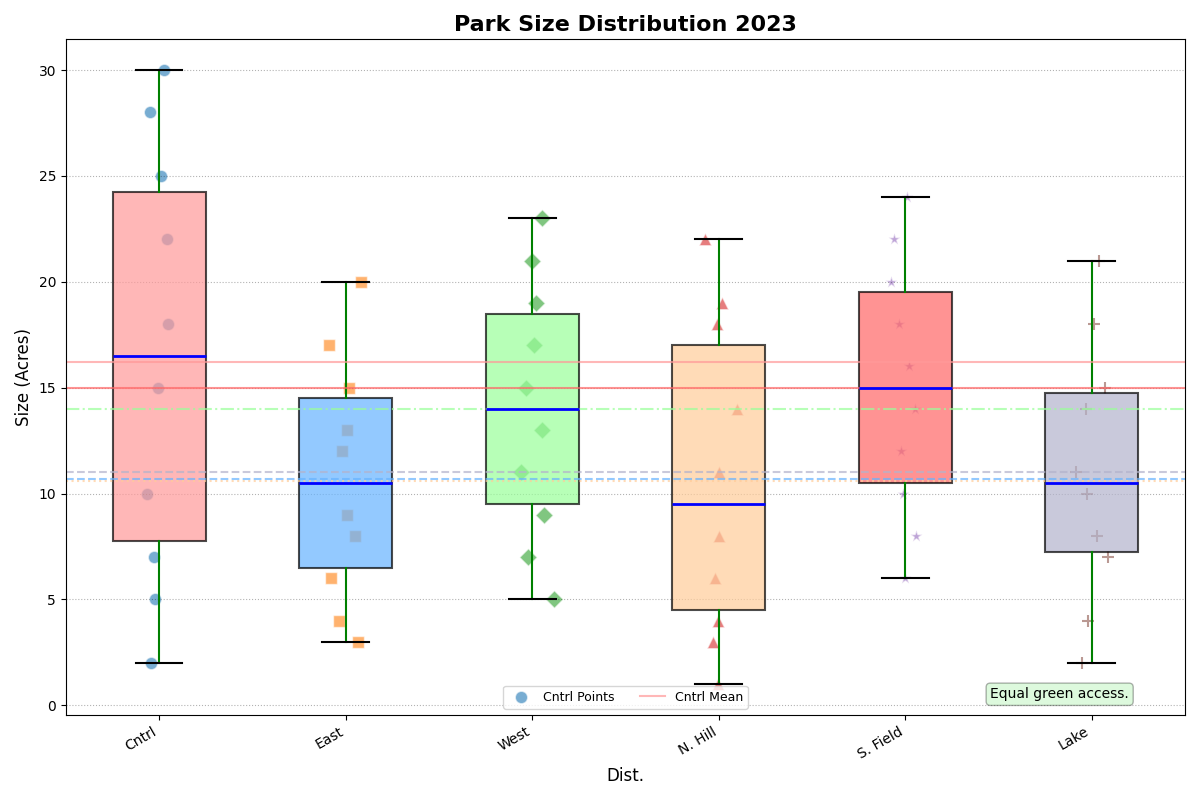

Generate this figure with Python:
import matplotlib.pyplot as plt
import numpy as np

districts = ['Cntrl', 'East', 'West', 'N. Hill', 'S. Field', 'Lake']

central_parks = [2, 5, 7, 10, 15, 18, 22, 25, 28, 30]
eastside_parks = [3, 4, 6, 8, 9, 12, 13, 15, 17, 20]
westend_parks = [5, 7, 9, 11, 13, 15, 17, 19, 21, 23]
north_hills_parks = [1, 3, 4, 6, 8, 11, 14, 18, 19, 22]
southfield_parks = [6, 8, 10, 12, 14, 16, 18, 20, 22, 24]
lakeside_parks = [2, 4, 7, 8, 10, 11, 14, 15, 18, 21]

park_sizes = [central_parks, eastside_parks, westend_parks, north_hills_parks, southfield_parks, lakeside_parks]

fig, ax = plt.subplots(figsize=(12, 8))

colors = ['#FF9999', '#66B3FF', '#99FF99', '#FFCC99', '#FF6666', '#B3B3CC']
linestyles = ['-', '--', '-.', ':', '-', '--']
markerstyles = ['o', 's', 'D', '^', '*', '+']

boxes = ax.boxplot(park_sizes, patch_artist=True, notch=False, vert=True,
                   boxprops=dict(color='black', linewidth=1.5),
                   medianprops=dict(color='blue', linewidth=2),
                   whiskerprops=dict(color='green', linewidth=1.5),
                   capprops=dict(color='black', linewidth=1.5),
                   flierprops=dict(marker='x', color='orange', alpha=0.8, markersize=8))

for patch, color in zip(boxes['boxes'], colors):
    patch.set_facecolor(color)
    patch.set_alpha(0.7)

for i, (data, marker) in enumerate(zip(park_sizes, markerstyles), start=1):
    y = np.array(data)
    x = np.random.normal(i, 0.05, size=len(y))
    ax.scatter(x, y, marker=marker, alpha=0.6, edgecolor='w', s=80, label=f'{districts[i-1]} Points' if i == 1 else "")

ax.set_title('Park Size Distribution 2023', fontsize=16, fontweight='bold')
ax.set_xlabel('Dist.', fontsize=12)
ax.set_ylabel('Size (Acres)', fontsize=12)
ax.set_xticks(np.arange(1, len(districts) + 1))
ax.set_xticklabels(districts, rotation=30, ha='right', fontsize=10)

ax.yaxis.grid(True, linestyle=':', which='major', color='black', alpha=0.3)

mean_sizes = [np.mean(d) for d in park_sizes]
for i, (mean, linestyle) in enumerate(zip(mean_sizes, linestyles), start=1):
    ax.axhline(mean, ls=linestyle, color=colors[i-1], alpha=0.7, linewidth=1.5, label=f'{districts[i-1]} Mean' if i == 1 else "")

ax.text(0.95, 0.02, "Equal green access.",
        transform=ax.transAxes, fontsize=10, verticalalignment='bottom', horizontalalignment='right',
        bbox=dict(boxstyle='round', facecolor='lightgreen', alpha=0.3))

plt.tight_layout()
ax.legend(loc='lower center', fontsize=9, ncol=3)

plt.show()
